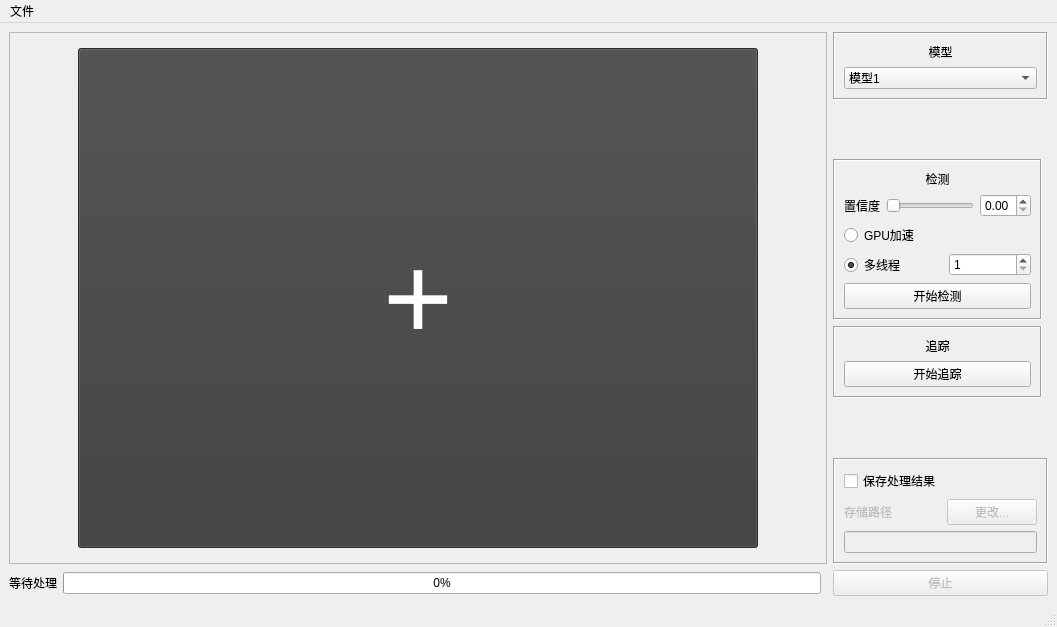
<?xml version="1.0" encoding="UTF-8"?>
<ui version="4.0">
 <class>MainWindow</class>
 <widget class="QMainWindow" name="MainWindow">
  <property name="geometry">
   <rect>
    <x>0</x>
    <y>0</y>
    <width>1057</width>
    <height>627</height>
   </rect>
  </property>
  <property name="windowTitle">
   <string>行人检测追踪</string>
  </property>
  <widget class="QWidget" name="centralwidget">
   <layout class="QGridLayout" name="gridLayout" columnstretch="0,1,0,0,0">
    <item row="1" column="3">
     <spacer name="verticalSpacer">
      <property name="orientation">
       <enum>Qt::Vertical</enum>
      </property>
      <property name="sizeHint" stdset="0">
       <size>
        <width>209</width>
        <height>38</height>
       </size>
      </property>
     </spacer>
    </item>
    <item row="2" column="3">
     <widget class="QFrame" name="frame_detect">
      <property name="frameShape">
       <enum>QFrame::Box</enum>
      </property>
      <property name="frameShadow">
       <enum>QFrame::Sunken</enum>
      </property>
      <layout class="QGridLayout" name="gridLayout_6">
       <item row="0" column="0" colspan="5">
        <widget class="QLabel" name="label">
         <property name="text">
          <string>检测</string>
         </property>
         <property name="alignment">
          <set>Qt::AlignCenter</set>
         </property>
        </widget>
       </item>
       <item row="1" column="0">
        <widget class="QLabel" name="label_confidence">
         <property name="text">
          <string>置信度</string>
         </property>
        </widget>
       </item>
       <item row="1" column="1" colspan="3">
        <widget class="QSlider" name="slider_confidence">
         <property name="maximum">
          <number>100</number>
         </property>
         <property name="orientation">
          <enum>Qt::Horizontal</enum>
         </property>
        </widget>
       </item>
       <item row="1" column="4">
        <widget class="QDoubleSpinBox" name="doubleSpinBox">
         <property name="maximum">
          <double>1.000000000000000</double>
         </property>
         <property name="singleStep">
          <double>0.100000000000000</double>
         </property>
        </widget>
       </item>
       <item row="5" column="3" colspan="2">
        <widget class="QSpinBox" name="spinBox_parallel">
         <property name="minimum">
          <number>1</number>
         </property>
         <property name="maximum">
          <number>9</number>
         </property>
        </widget>
       </item>
       <item row="5" column="0" colspan="3">
        <widget class="QRadioButton" name="radioButton_parallel">
         <property name="text">
          <string>多线程</string>
         </property>
         <property name="checked">
          <bool>true</bool>
         </property>
        </widget>
       </item>
       <item row="4" column="0" colspan="5">
        <widget class="QRadioButton" name="radioButton_use_gpu">
         <property name="text">
          <string>GPU加速</string>
         </property>
        </widget>
       </item>
       <item row="6" column="0" colspan="5">
        <widget class="QPushButton" name="btn_process_detect">
         <property name="text">
          <string>开始检测</string>
         </property>
        </widget>
       </item>
      </layout>
     </widget>
    </item>
    <item row="9" column="1">
     <widget class="QProgressBar" name="progressBar_process">
      <property name="value">
       <number>0</number>
      </property>
     </widget>
    </item>
    <item row="0" column="0" rowspan="9" colspan="3">
     <widget class="QScrollArea" name="scrollArea">
      <property name="widgetResizable">
       <bool>true</bool>
      </property>
      <widget class="QWidget" name="scrollAreaWidgetContents">
       <property name="geometry">
        <rect>
         <x>0</x>
         <y>0</y>
         <width>816</width>
         <height>533</height>
        </rect>
       </property>
       <layout class="QGridLayout" name="gridLayout_2">
        <item row="0" column="0">
         <widget class="QPushButton" name="btn_add_video">
          <property name="sizePolicy">
           <sizepolicy hsizetype="Minimum" vsizetype="Minimum">
            <horstretch>0</horstretch>
            <verstretch>0</verstretch>
           </sizepolicy>
          </property>
          <property name="minimumSize">
           <size>
            <width>340</width>
            <height>250</height>
           </size>
          </property>
          <property name="maximumSize">
           <size>
            <width>680</width>
            <height>500</height>
           </size>
          </property>
          <property name="font">
           <font>
            <pointsize>90</pointsize>
           </font>
          </property>
          <property name="statusTip">
           <string>点击添加视频源</string>
          </property>
          <property name="styleSheet">
           <string notr="true">background-color: rgb(59, 59, 59);
color: rgb(255, 255, 255);</string>
          </property>
          <property name="text">
           <string>+</string>
          </property>
         </widget>
        </item>
       </layout>
      </widget>
     </widget>
    </item>
    <item row="9" column="3" colspan="2">
     <widget class="QPushButton" name="btn_stop">
      <property name="enabled">
       <bool>false</bool>
      </property>
      <property name="text">
       <string>停止</string>
      </property>
     </widget>
    </item>
    <item row="4" column="3">
     <spacer name="verticalSpacer_2">
      <property name="orientation">
       <enum>Qt::Vertical</enum>
      </property>
      <property name="sizeHint" stdset="0">
       <size>
        <width>209</width>
        <height>48</height>
       </size>
      </property>
     </spacer>
    </item>
    <item row="0" column="3" colspan="2">
     <widget class="QFrame" name="frame_model">
      <property name="frameShape">
       <enum>QFrame::Box</enum>
      </property>
      <property name="frameShadow">
       <enum>QFrame::Sunken</enum>
      </property>
      <layout class="QGridLayout" name="gridLayout_3">
       <item row="0" column="0">
        <widget class="QLabel" name="label_model">
         <property name="text">
          <string>模型</string>
         </property>
         <property name="alignment">
          <set>Qt::AlignCenter</set>
         </property>
        </widget>
       </item>
       <item row="1" column="0">
        <widget class="QComboBox" name="comboBox_model">
         <item>
          <property name="text">
           <string>模型1</string>
          </property>
         </item>
         <item>
          <property name="text">
           <string>模型2</string>
          </property>
         </item>
        </widget>
       </item>
      </layout>
     </widget>
    </item>
    <item row="9" column="0">
     <widget class="QLabel" name="label_process">
      <property name="text">
       <string>等待处理</string>
      </property>
     </widget>
    </item>
    <item row="3" column="3">
     <widget class="QFrame" name="frame_track">
      <property name="frameShape">
       <enum>QFrame::Box</enum>
      </property>
      <property name="frameShadow">
       <enum>QFrame::Sunken</enum>
      </property>
      <layout class="QGridLayout" name="gridLayout_4">
       <item row="0" column="0">
        <widget class="QLabel" name="label_2">
         <property name="text">
          <string>追踪</string>
         </property>
         <property name="alignment">
          <set>Qt::AlignCenter</set>
         </property>
        </widget>
       </item>
       <item row="1" column="0">
        <widget class="QPushButton" name="btn_process_track">
         <property name="text">
          <string>开始追踪</string>
         </property>
        </widget>
       </item>
      </layout>
     </widget>
    </item>
    <item row="5" column="3" rowspan="4" colspan="2">
     <widget class="QFrame" name="frame_save">
      <property name="frameShape">
       <enum>QFrame::Box</enum>
      </property>
      <property name="frameShadow">
       <enum>QFrame::Sunken</enum>
      </property>
      <layout class="QGridLayout" name="gridLayout_5">
       <item row="2" column="0" colspan="2">
        <widget class="QLineEdit" name="lineEdit_path">
         <property name="enabled">
          <bool>false</bool>
         </property>
         <property name="statusTip">
          <string>存储路径</string>
         </property>
         <property name="readOnly">
          <bool>true</bool>
         </property>
        </widget>
       </item>
       <item row="1" column="0">
        <widget class="QLabel" name="label_path">
         <property name="enabled">
          <bool>false</bool>
         </property>
         <property name="text">
          <string>存储路径</string>
         </property>
        </widget>
       </item>
       <item row="1" column="1">
        <widget class="QPushButton" name="btn_change_path">
         <property name="enabled">
          <bool>false</bool>
         </property>
         <property name="text">
          <string>更改...</string>
         </property>
        </widget>
       </item>
       <item row="0" column="0">
        <widget class="QCheckBox" name="checkBox_save">
         <property name="text">
          <string>保存处理结果</string>
         </property>
        </widget>
       </item>
      </layout>
     </widget>
    </item>
   </layout>
  </widget>
  <widget class="QMenuBar" name="menubar">
   <property name="geometry">
    <rect>
     <x>0</x>
     <y>0</y>
     <width>1057</width>
     <height>23</height>
    </rect>
   </property>
   <widget class="QMenu" name="menu">
    <property name="title">
     <string>文件</string>
    </property>
    <addaction name="action_add_video"/>
   </widget>
   <addaction name="menu"/>
  </widget>
  <widget class="QStatusBar" name="statusbar"/>
  <action name="action_add_video">
   <property name="text">
    <string>添加源</string>
   </property>
  </action>
 </widget>
 <resources/>
 <connections/>
</ui>
